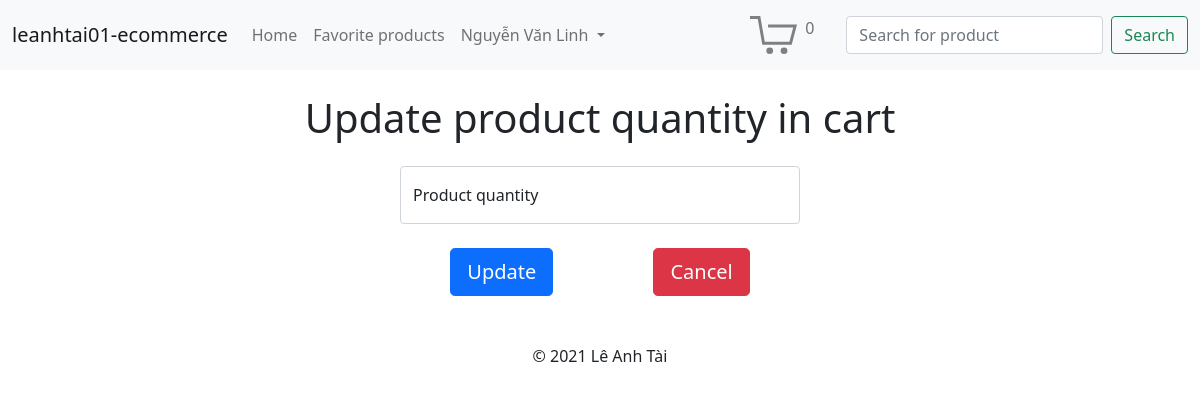
The app's page /cart/update_cart.php?account_id=3&product_id=47 (signed in), older data.
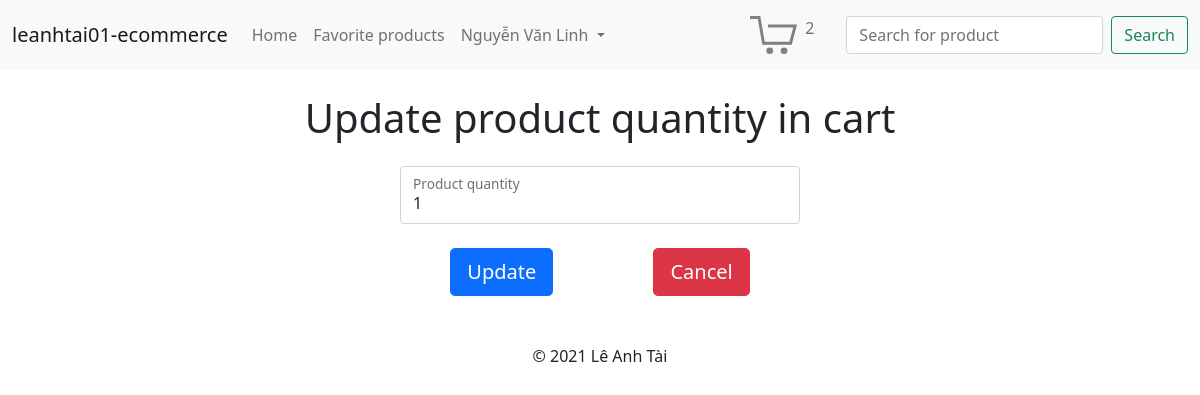
The same page, newer data.
### tables this page shows
CREATE TABLE carts (
  account_id INT NOT NULL,
  product_id INT NOT NULL,
  quantity INT NOT NULL,
  CONSTRAINT pk_carts PRIMARY KEY (account_id, product_id)
);

### conf/init.conf.php (called while the page is built, shortened)
<?php
$host_url = getenv("HOST_URL");

### db_access/cart.php (called while the page is built, shortened)
<?php
require_once(dirname(__DIR__) . "/conf/db.conf.php");
function get_product_quantity_in_cart($account_id, $product_id)
{
  global $pdo;
  $sql = "SELECT quantity FROM carts "
    . "WHERE account_id = :account_id AND product_id = :product_id;";
  $stmt = $pdo->prepare($sql);
  $stmt->execute([
    "account_id" => $account_id,
    "product_id" => $product_id
  ]);
  $result = $stmt->fetch(PDO::FETCH_ASSOC);
  return $result ? $result["quantity"] : false;
}

### web/cart/update_cart.php (the view, shortened to what this page needs)
<?php
require_once(dirname(dirname(__DIR__)) . "/conf/init.conf.php");
require_once(dirname(dirname(__DIR__)) . "/db_access/cart.php");
$page = "update_cart";
$account_id = $_GET["account_id"];
$product_id = $_GET["product_id"];
?>
<?php include_once(dirname(dirname(__DIR__)) . "/template/header.php") ?>
<h1 class="text-center mt-4">Update product quantity in cart</h1>
<div class="text-center login-form">
  <form action="" method="post">
    <div class="form-floating mb-3 mt-4">
      <input type="number" class="form-control" name="quantity" id="quantity" placeholder="Product quantity" required autofocus value="<?php echo get_product_quantity_in_cart($account_id, $product_id); ?>">
      <label for="quantity">Product quantity</label>
    </div>
    <div class="col-md-12 mt-4">
      <button class="btn btn-primary btn-lg me-5" name="update_btn" type="submit">Update</button>
      <a class="btn btn-danger btn-lg ms-5" href="<?php echo $host_url; ?>/cart/cart.php">Cancel</a>
    </div>
  </form>
</div>
<?php include_once(dirname(dirname(__DIR__)) . "/template/footer.php") ?>

### template/header.php (shortened to what this page needs)
<!doctype html>
<html lang="en">
<head>
  <link href="<?php echo $host_url; ?>/css/login.css" rel="stylesheet" />
  <link href="<?php echo $host_url; ?>/css/register.css" rel="stylesheet" />
  <link href="<?php echo $host_url; ?>/css/index.css" rel="stylesheet" />
  <link href="https://cdn.jsdelivr.net/npm/bootstrap@5.1.3/dist/css/bootstrap.min.css" rel="stylesheet">
  <link rel="stylesheet" href="https://cdn.jsdelivr.net/npm/bootstrap-icons@1.7.2/font/bootstrap-icons.css">
</head>
<body>
  <header>
    <nav class="navbar navbar-expand-lg navbar-light bg-light">
      <div class="container-fluid">
        <a class="navbar-brand" href="<?php echo $host_url; ?>/index.php">leanhtai01-ecommerce</a>
        <div class="collapse navbar-collapse" id="navbarSupportedContent">
          <ul class="navbar-nav me-auto mb-2 mb-lg-0">
            <li class="nav-item">
              <a class="nav-link <?php echo $page == "index" ? "active" : "" ?>" aria-current="page" href="<?php echo $host_url; ?>/index.php">Home</a>
            </li>
            <?php if (!isset($_SESSION["account_info"])) : ?>
              <li class="nav-item">
                <a class="nav-link <?php echo $page == "login" ? "active" : "" ?>" href="<?php echo $host_url; ?>/account/login.php">Login</a>
              </li>
              <li class="nav-item">
                <a class="nav-link <?php echo $page == "register" ? "active" : "" ?>" href="<?php echo $host_url; ?>/account/register.php">Register</a>
              </li>
            <?php else : ?>
              <?php if ($_SESSION["role_id"] == 1) : ?>
                <li class="nav-item">
                  <a class="nav-link <?php echo $page == "favorite" ? "active" : "" ?>" href="<?php echo $host_url; ?>/favorite/favorite.php">Favorite products</a>
                </li>
              <?php endif; ?>
              <li class="nav-item dropdown">
                <a class="nav-link dropdown-toggle" href="#" id="navbarDropdown" role="button" data-bs-toggle="dropdown" aria-expanded="false">
                  <?php echo $_SESSION["account_info"]["fullname"] ?>
                </a>
              </li>
            <?php endif; ?>
          </ul>
          <?php if (isset($_SESSION["account_info"])) : ?>
            <ul class="navbar-nav navbar-right me-4">
              <li class="nav-item">
                <a href="<?php echo $host_url; ?>/cart/cart.php" class="nav-link"><img style="height: 2.4em;" alt="" src="<?php echo $host_url; ?>/img/cart.svg" /><span class="align-top ms-2"><?php echo $_SESSION["number_of_product_in_cart"]; ?></span></a>
              </li>
            </ul>
          <?php endif; ?>
          <form class="d-flex" method="get" action="<?php echo $host_url . "/product/search_for_product.php"; ?>">
            <input class="form-control me-2" type="search" placeholder="Search for product" aria-label="Search" name="keyword" id="keyword">
            <button class="btn btn-outline-success" type="submit">Search</button>
          </form>
        </div>
      </div>
    </nav>
  </header>

### template/footer.php
  <footer class="text-center mt-5">
    &copy; 2021 Lê Anh Tài
  </footer>
</body>
</html>

### web/css/login.css (style rules this page uses)
.login-form { max-width: 400px; margin: auto; }

Row changes from the older to the newer data that the page shows:
added carts: quantity "1"
Text that changed along with them:
$_SESSION["number_of_product_in_cart"]: "0" → "2"
